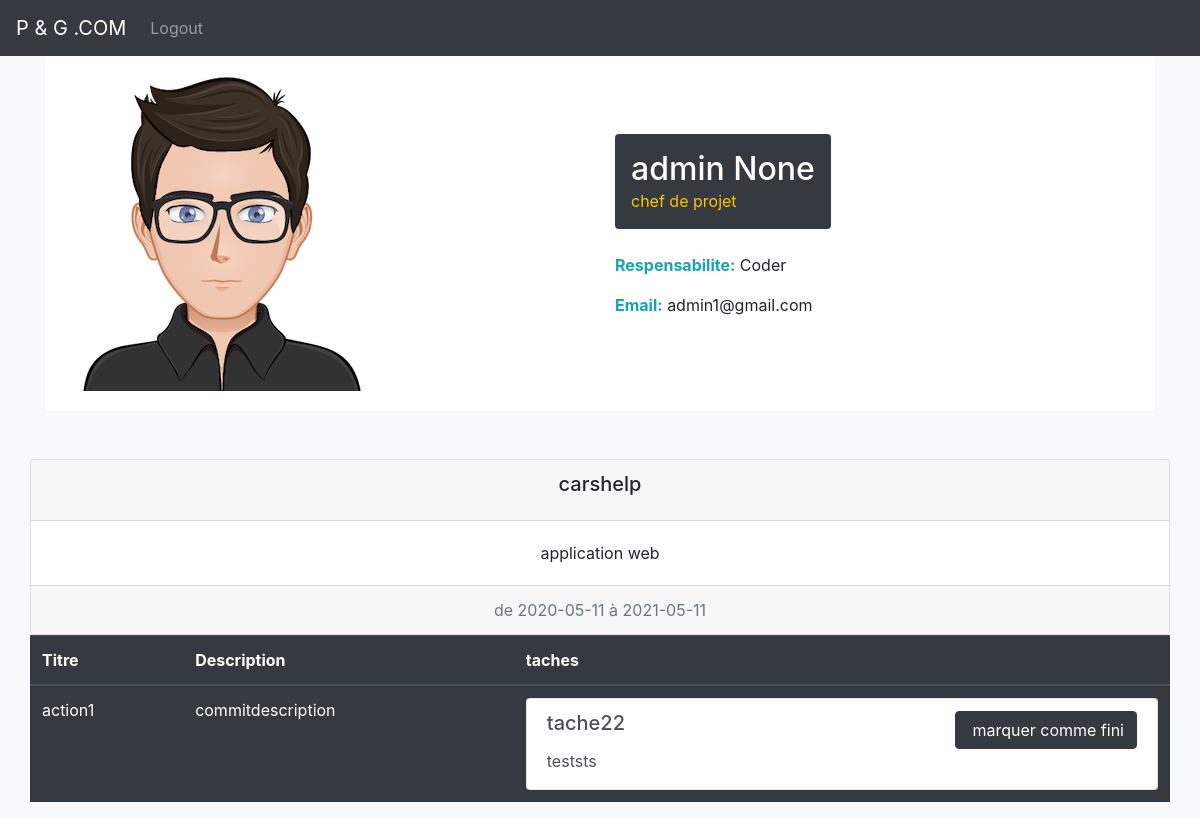
Screenshot of /homeemp (signed in) with the database file from the repository.
### website/models.py (models this page shows, shortened)
class Employe(db.Model, UserMixin):
    id = db.Column(db.Integer, primary_key=True, autoincrement=True)
    nom = db.Column(db.String(20))
    prenom = db.Column(db.String(20))
    email = db.Column(db.String(80), unique=True)
    password = db.Column(db.String(50))
    id_role = db.Column(db.Integer, db.ForeignKey(Role.id))
    role = relationship('Role', foreign_keys='Employe.id_role')
    id_respensabilite = db.Column(db.Integer, db.ForeignKey(Respensabilite.id))
    respensabilite = relationship('Respensabilite', foreign_keys='Employe.id_respensabilite')

class Role(db.Model):
    id = db.Column(db.Integer, primary_key=True, autoincrement=True)
    str_role = db.Column(db.String(40))

class Respensabilite(db.Model):
    id = db.Column(db.Integer, primary_key=True, autoincrement=True)
    str_respensabilite = db.Column(db.String(40))

class Projet(db.Model):
    id = db.Column(db.Integer, primary_key=True, autoincrement=True)
    titre = db.Column(db.String(40))
    description = db.Column(db.String(100))
    date_debut = db.Column(db.Date())
    date_fin = db.Column(db.Date())
    id_employe = db.Column(db.Integer, db.ForeignKey(Employe.id))
    employe = relationship('Employe', foreign_keys='Projet.id_employe')

class Action(db.Model):
    id = db.Column(db.Integer, primary_key=True, autoincrement=True)
    titre = db.Column(db.String(40))
    description = db.Column(db.String(100))
    id_projet = db.Column(db.Integer, db.ForeignKey(Projet.id))
    projet = relationship('Projet', foreign_keys='Action.id_projet')

class Tache(db.Model):
    id = db.Column(db.Integer, primary_key=True, autoincrement=True)
    titre = db.Column(db.String(40))
    description = db.Column(db.String(100))
    est_fini = db.Column(db.Boolean)
    id_employe = db.Column(db.Integer, db.ForeignKey(Employe.id))
    employe = relationship('Employe', foreign_keys='Tache.id_employe')
    id_action = db.Column(db.Integer, db.ForeignKey(Action.id))
    action = relationship('Action', foreign_keys='Tache.id_action')

### website/views.py (the view)
@views.route('/homeemp')
@login_required
def homeemp():
    taches = Tache.query.filter_by(id_employe=current_user.id)
    projects_dict = {}
    actions = {}
    """
    projects = [
        {
            "project" : project_object,
            "actions" : [
                {
                    "action" : action_object
                    "taches" : [
                        tache_object,
                        ...
                    ]
                },
                ...
            ]
        },
        {
            ...
        },
        ...
    ]
    """
    for tache in taches:
        if tache.id_action not in actions:
            actions[tache.id_action] = {
                "action" : tache.action,
                "taches" : []
            }
        actions[tache.id_action]["taches"].append(tache)
    for dictionary in actions.values():
        if dictionary["action"].id_projet not in projects_dict:
            projects_dict[dictionary["action"].id_projet] = {
                "project" : dictionary["action"].projet,
                "actions" : []
            }
        projects_dict[dictionary["action"].id_projet]["actions"].append(dictionary)
    projects = []
    for proj_dict in projects_dict.values():
        projects.append(proj_dict)
    return render_template('homeemp.html',user=current_user, projects=projects)

### website/__init__.py (called while the page is built)
def create_app():
    app = Flask(__name__)
    app.config['SECRET_KEY'] = 'lol'
    app.config['SQLALCHEMY_DATABASE_URI'] = f'sqlite:///{DB_NAME}'
    app.config['SQLALCHEMY_TRACK_MODIFICATIONS'] = False
    db.init_app(app)
    from .views import views
    from .auth import auth
    app.register_blueprint(views, url_prefix='/')
    app.register_blueprint(auth, url_prefix='/')
    from .models import Role,Competence,Respensabilite,Employe,Employe_competence,Projet,Action,Tache
    create_database(app)
    login_manager = LoginManager()
    login_manager.login_view = 'auth.login'
    login_manager.init_app(app)
    @login_manager.user_loader
    def load_user(id):
        return Employe.query.get(int(id))
    return app

### website/templates/homeemp.html (shortened to what this page needs)
<!doctype html>
<html lang="en">
<head>
    <link
            rel="stylesheet"
            href="https://stackpath.bootstrapcdn.com/bootstrap/4.4.1/css/bootstrap.min.css"
    />
    <link
            rel="stylesheet"
            href="https://stackpath.bootstrapcdn.com/font-awesome/4.7.0/css/font-awesome.min.css"
    />
</head>
<body>
    <nav class="navbar navbar-expand-lg navbar-dark bg-dark">
        <div class="collapse navbar-collapse" id="navbar">
            <div class="navbar-nav">
                {% if user.is_authenticated %}
                <a href="#" class="navbar-brand">P & G .COM</a>
                <a class="nav-item nav-link p-2" id="logout" href="/logout">Logout</a>
                {% else %}
                <a href="/logout" class="navbar-brand">P & G .COM</a>
                <a class="nav-item nav-link" id="login" href="/login">Login</a>
                {% endif %}
            </div>
        </div>
    </nav>
    <section class="bg-light">
        <div class="container">
            <div class="row">
                <div class="col-lg-12 mb-4 mb-sm-5">
                    <div class="card card-style1 border-0">
                        <div class="card-body p-1-9 p-sm-2-3 p-md-6 p-lg-7">
                            <div class="row align-items-center">
                                <div class="col-lg-6 mb-4 mb-lg-0">
                                    <img src="{{ url_for('static', filename='avatar7.png') }}" class="rounded"  alt="image de l'employe">
                                </div>
                                <div class="col-lg-6 px-xl-10">
                                    <div class=" d-lg-inline-block rounded p-3 mb-4 bg-dark">
                                        <h3 class="h2 text-white mb-0">{{ current_user.nom }} {{ current_user.prenom }}</h3>
                                        <span class="text-warning  ">{{ current_user.role.str_role }}</span>
                                    </div>
                                    <ul class="list-unstyled mb-1-9">
                                        <li class="mb-2 mb-xl-3 display-28"><span class=" text-info me-2 fw-bold"> <b>Respensabilite:</b> </span> {{ current_user.respensabilite.str_respensabilite }}</li>
                                        <li class="mb-2 mb-xl-3 display-28"><span class="display-26 text-info me-2 fw-bold"><b>Email:</b> </span> {{ current_user.email }}</li>
                                    </ul>
                                </div>
                            </div>
                        </div>
                    </div>
                </div>
                {% for project in projects %}
                <div class="card text-center w-100">
                    <div class="card-header">
                        <h5 class="card-title">{{ project['project'].titre }}</h5>
                    </div>
                    <div class="card-body">
                      <p class="card-text">{{ project['project'].description }}</p>
                    </div>
                    <div class="card-footer text-muted">
                        de {{ project['project'].date_debut }} à {{ project['project'].date_fin }}
                    </div>
                  </div>
                  <table class="table table-dark">
                   <thead>
                    <tr>
                        <th scope="col">Titre</th>
                        <th scope="col"> Description </th>
                        <th scope="col"> taches</th>
                    </tr>
                   </thead>
                    <tbody>
                        {% for action in project['actions'] %}
                    <tr>
                        <td scope="row">{{ action["action"].titre }}</td>
                        <td>{{ action["action"].description }}</td>
                        <td>
                            <div class="list-group">
                                {% for tache in action['taches'] %}
                                  <div  class="list-group-item list-group-item-action" aria-current="true">
                                  <div class="d-flex w-100 justify-content-between">
                                    <h5 class="mb-1">{{ tache.titre }}</h5>
                                    <small>
                                      {% if tache.est_fini %}
                                      <span class="badge rounded-pill bg-success">Tache fini</span>
                                      {% else %}
                                      <form action="{{ url_for('views.validertache') }}" method="post">
                                        <input type="submit" name="" id="" value=" marquer comme fini" class="btn btn-dark">
                                    </form>
                                      {% endif %}
                                    </small>
                                  </div>
                                  <p class="mb-1">{{ tache.description }}</p>
                                  </div>
                                {% endfor %}
                              </div>
                        </td>
                    </tr>
                    {% endfor %}
                    </tbody>
                  </table>
            {% endfor %}
</body>
</html>

### rows the page displays
Employe: nom "admin", prenom "None", email "admin1@gmail.com"
Role: role.str_role "chef de projet"
Respensabilite: respensabilite.str_respensabilite "Coder"
Projet: project.titre "carshelp", project.description "application web", project.date_debut "2020-05-11", project.date_fin "2021-05-11"
Action: action.titre "action1", action.description "commitdescription"
Tache: titre "tache22", description "teststs"
